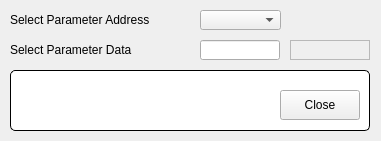
<?xml version="1.0" encoding="UTF-8"?>
<ui version="4.0">
 <class>FormCorrectorTuning</class>
 <widget class="QMainWindow" name="FormCorrectorTuning">
  <property name="geometry">
   <rect>
    <x>0</x>
    <y>0</y>
    <width>381</width>
    <height>141</height>
   </rect>
  </property>
  <property name="windowTitle">
   <string>Corrector Tuning</string>
  </property>
  <widget class="QWidget" name="centralWidget">
   <widget class="QGroupBox" name="titleGroupBox_2">
    <property name="geometry">
     <rect>
      <x>10</x>
      <y>70</y>
      <width>360</width>
      <height>61</height>
     </rect>
    </property>
    <property name="styleSheet">
     <string notr="true">QGroupBox {
	background-color: rgb(255, 255, 255);
    border: 1px solid black;
    border-radius: 5px;
    margin-top: 0.5em;
}

QGroupBox::title {
    subcontrol-origin: margin;
    left: 10px;
    padding: 0 3px 0 3px;
}</string>
    </property>
    <property name="title">
     <string/>
    </property>
    <widget class="QPushButton" name="btnClose">
     <property name="geometry">
      <rect>
       <x>270</x>
       <y>20</y>
       <width>80</width>
       <height>30</height>
      </rect>
     </property>
     <property name="text">
      <string>Close</string>
     </property>
    </widget>
   </widget>
   <widget class="QLabel" name="label">
    <property name="geometry">
     <rect>
      <x>10</x>
      <y>10</y>
      <width>180</width>
      <height>20</height>
     </rect>
    </property>
    <property name="text">
     <string>Select Parameter Address</string>
    </property>
   </widget>
   <widget class="QEComboBox" name="cbSetAddress">
    <property name="geometry">
     <rect>
      <x>200</x>
      <y>10</y>
      <width>81</width>
      <height>20</height>
     </rect>
    </property>
    <property name="variable" stdset="0">
     <string>SRC01-PS-HC1:setParameterAddress</string>
    </property>
   </widget>
   <widget class="QLabel" name="label_2">
    <property name="geometry">
     <rect>
      <x>10</x>
      <y>40</y>
      <width>180</width>
      <height>20</height>
     </rect>
    </property>
    <property name="text">
     <string>Select Parameter Data</string>
    </property>
   </widget>
   <widget class="QELineEdit" name="txtData">
    <property name="geometry">
     <rect>
      <x>200</x>
      <y>40</y>
      <width>80</width>
      <height>20</height>
     </rect>
    </property>
    <property name="variable" stdset="0">
     <string>SRC01-PS-HC1:setParameterData</string>
    </property>
   </widget>
   <widget class="QELabel" name="lblData">
    <property name="geometry">
     <rect>
      <x>290</x>
      <y>40</y>
      <width>80</width>
      <height>20</height>
     </rect>
    </property>
    <property name="frameShape">
     <enum>QFrame::StyledPanel</enum>
    </property>
    <property name="variable" stdset="0">
     <string>SRC01-PS-HC1:getParameterData</string>
    </property>
   </widget>
  </widget>
 </widget>
 <customwidgets>
  <customwidget>
   <class>QEComboBox</class>
   <extends>QComboBox</extends>
   <header>QEComboBox.h</header>
  </customwidget>
  <customwidget>
   <class>QELabel</class>
   <extends>QLabel</extends>
   <header>QELabel.h</header>
  </customwidget>
  <customwidget>
   <class>QELineEdit</class>
   <extends>QLineEdit</extends>
   <header>QELineEdit.h</header>
  </customwidget>
 </customwidgets>
 <resources/>
 <connections/>
</ui>
